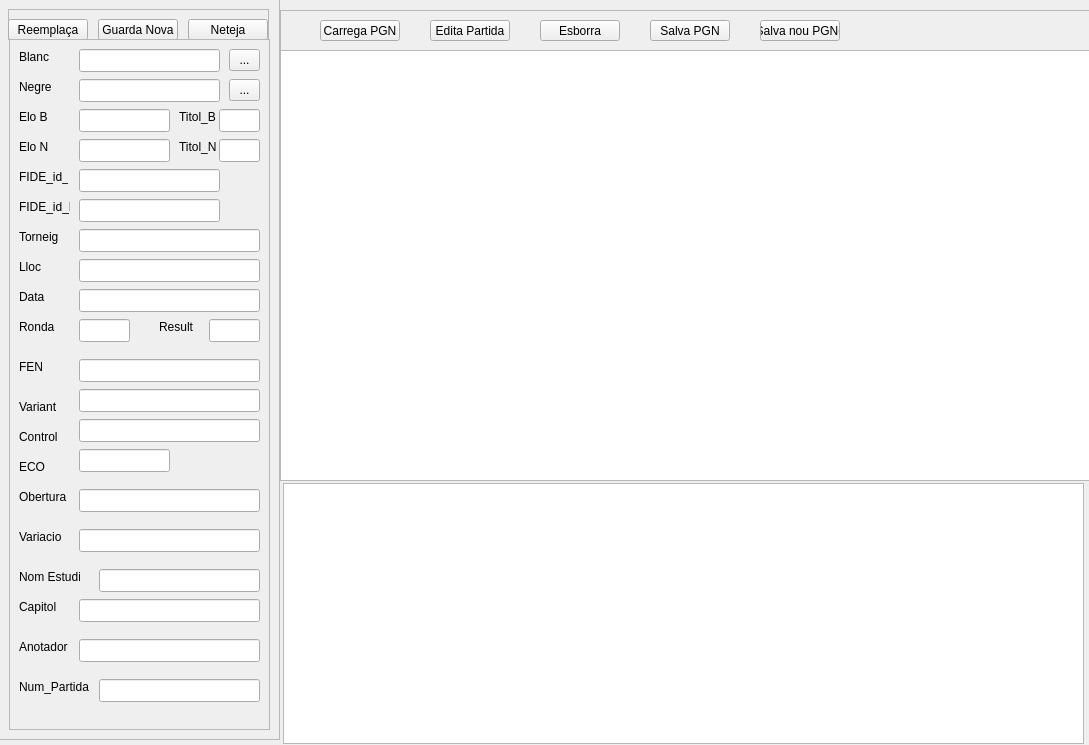
<?xml version="1.0" encoding="UTF-8"?>
<ui version="4.0">
 <class>Form</class>
 <widget class="QWidget" name="Form">
  <property name="geometry">
   <rect>
    <x>0</x>
    <y>0</y>
    <width>1089</width>
    <height>745</height>
   </rect>
  </property>
  <property name="windowTitle">
   <string>Form</string>
  </property>
  <widget class="QTableWidget" name="tableWidget">
   <property name="geometry">
    <rect>
     <x>280</x>
     <y>50</y>
     <width>811</width>
     <height>431</height>
    </rect>
   </property>
  </widget>
  <widget class="QFrame" name="frame">
   <property name="geometry">
    <rect>
     <x>-1</x>
     <y>-1</y>
     <width>281</width>
     <height>741</height>
    </rect>
   </property>
   <property name="frameShape">
    <enum>QFrame::Shape::StyledPanel</enum>
   </property>
   <property name="frameShadow">
    <enum>QFrame::Shadow::Raised</enum>
   </property>
   <widget class="QFrame" name="frame_2">
    <property name="geometry">
     <rect>
      <x>9</x>
      <y>10</y>
      <width>261</width>
      <height>31</height>
     </rect>
    </property>
    <property name="frameShape">
     <enum>QFrame::Shape::StyledPanel</enum>
    </property>
    <property name="frameShadow">
     <enum>QFrame::Shadow::Raised</enum>
    </property>
    <widget class="QPushButton" name="pushButton">
     <property name="geometry">
      <rect>
       <x>0</x>
       <y>10</y>
       <width>80</width>
       <height>21</height>
      </rect>
     </property>
     <property name="text">
      <string>Reemplaça</string>
     </property>
    </widget>
    <widget class="QPushButton" name="pushButton_2">
     <property name="geometry">
      <rect>
       <x>90</x>
       <y>10</y>
       <width>80</width>
       <height>21</height>
      </rect>
     </property>
     <property name="text">
      <string>Guarda Nova</string>
     </property>
    </widget>
    <widget class="QPushButton" name="pushButton_3">
     <property name="geometry">
      <rect>
       <x>180</x>
       <y>10</y>
       <width>80</width>
       <height>21</height>
      </rect>
     </property>
     <property name="text">
      <string>Neteja</string>
     </property>
    </widget>
   </widget>
   <widget class="QFrame" name="frame_3">
    <property name="geometry">
     <rect>
      <x>10</x>
      <y>40</y>
      <width>261</width>
      <height>691</height>
     </rect>
    </property>
    <property name="frameShape">
     <enum>QFrame::Shape::StyledPanel</enum>
    </property>
    <property name="frameShadow">
     <enum>QFrame::Shadow::Raised</enum>
    </property>
    <widget class="QLineEdit" name="lineEdit">
     <property name="geometry">
      <rect>
       <x>70</x>
       <y>10</y>
       <width>141</width>
       <height>23</height>
      </rect>
     </property>
    </widget>
    <widget class="QLabel" name="label">
     <property name="geometry">
      <rect>
       <x>10</x>
       <y>10</y>
       <width>49</width>
       <height>15</height>
      </rect>
     </property>
     <property name="text">
      <string>Blanc</string>
     </property>
    </widget>
    <widget class="QLineEdit" name="lineEdit_2">
     <property name="geometry">
      <rect>
       <x>70</x>
       <y>40</y>
       <width>141</width>
       <height>23</height>
      </rect>
     </property>
    </widget>
    <widget class="QLabel" name="label_2">
     <property name="geometry">
      <rect>
       <x>10</x>
       <y>40</y>
       <width>49</width>
       <height>15</height>
      </rect>
     </property>
     <property name="text">
      <string>Negre</string>
     </property>
    </widget>
    <widget class="QLabel" name="label_3">
     <property name="geometry">
      <rect>
       <x>10</x>
       <y>70</y>
       <width>49</width>
       <height>15</height>
      </rect>
     </property>
     <property name="text">
      <string>Elo B</string>
     </property>
    </widget>
    <widget class="QLineEdit" name="lineEdit_3">
     <property name="geometry">
      <rect>
       <x>70</x>
       <y>70</y>
       <width>91</width>
       <height>23</height>
      </rect>
     </property>
    </widget>
    <widget class="QLabel" name="label_4">
     <property name="geometry">
      <rect>
       <x>10</x>
       <y>100</y>
       <width>49</width>
       <height>15</height>
      </rect>
     </property>
     <property name="text">
      <string>Elo N</string>
     </property>
    </widget>
    <widget class="QLineEdit" name="lineEdit_4">
     <property name="geometry">
      <rect>
       <x>70</x>
       <y>100</y>
       <width>91</width>
       <height>23</height>
      </rect>
     </property>
    </widget>
    <widget class="QLineEdit" name="lineEdit_5">
     <property name="geometry">
      <rect>
       <x>70</x>
       <y>190</y>
       <width>181</width>
       <height>23</height>
      </rect>
     </property>
     <property name="text">
      <string/>
     </property>
    </widget>
    <widget class="QLabel" name="label_5">
     <property name="geometry">
      <rect>
       <x>10</x>
       <y>190</y>
       <width>49</width>
       <height>15</height>
      </rect>
     </property>
     <property name="text">
      <string>Torneig</string>
     </property>
    </widget>
    <widget class="QLineEdit" name="lineEdit_6">
     <property name="geometry">
      <rect>
       <x>70</x>
       <y>220</y>
       <width>181</width>
       <height>23</height>
      </rect>
     </property>
     <property name="text">
      <string/>
     </property>
    </widget>
    <widget class="QLabel" name="label_6">
     <property name="geometry">
      <rect>
       <x>10</x>
       <y>220</y>
       <width>49</width>
       <height>15</height>
      </rect>
     </property>
     <property name="text">
      <string>Lloc</string>
     </property>
    </widget>
    <widget class="QLineEdit" name="lineEdit_7">
     <property name="geometry">
      <rect>
       <x>70</x>
       <y>130</y>
       <width>141</width>
       <height>23</height>
      </rect>
     </property>
     <property name="text">
      <string/>
     </property>
    </widget>
    <widget class="QLabel" name="label_7">
     <property name="geometry">
      <rect>
       <x>10</x>
       <y>130</y>
       <width>49</width>
       <height>15</height>
      </rect>
     </property>
     <property name="text">
      <string>FIDE_id_B</string>
     </property>
    </widget>
    <widget class="QLabel" name="label_8">
     <property name="geometry">
      <rect>
       <x>10</x>
       <y>160</y>
       <width>51</width>
       <height>16</height>
      </rect>
     </property>
     <property name="text">
      <string>FIDE_id_N</string>
     </property>
    </widget>
    <widget class="QLineEdit" name="lineEdit_8">
     <property name="geometry">
      <rect>
       <x>70</x>
       <y>160</y>
       <width>141</width>
       <height>23</height>
      </rect>
     </property>
     <property name="text">
      <string/>
     </property>
    </widget>
    <widget class="QLineEdit" name="lineEdit_9">
     <property name="geometry">
      <rect>
       <x>70</x>
       <y>250</y>
       <width>181</width>
       <height>23</height>
      </rect>
     </property>
     <property name="text">
      <string/>
     </property>
    </widget>
    <widget class="QLabel" name="label_9">
     <property name="geometry">
      <rect>
       <x>10</x>
       <y>250</y>
       <width>49</width>
       <height>15</height>
      </rect>
     </property>
     <property name="text">
      <string>Data</string>
     </property>
    </widget>
    <widget class="QLabel" name="label_10">
     <property name="geometry">
      <rect>
       <x>10</x>
       <y>280</y>
       <width>49</width>
       <height>15</height>
      </rect>
     </property>
     <property name="text">
      <string>Ronda</string>
     </property>
    </widget>
    <widget class="QLineEdit" name="lineEdit_10">
     <property name="geometry">
      <rect>
       <x>70</x>
       <y>280</y>
       <width>51</width>
       <height>23</height>
      </rect>
     </property>
     <property name="text">
      <string/>
     </property>
    </widget>
    <widget class="QLineEdit" name="lineEdit_11">
     <property name="geometry">
      <rect>
       <x>200</x>
       <y>280</y>
       <width>51</width>
       <height>23</height>
      </rect>
     </property>
     <property name="text">
      <string/>
     </property>
    </widget>
    <widget class="QLabel" name="label_11">
     <property name="geometry">
      <rect>
       <x>150</x>
       <y>280</y>
       <width>49</width>
       <height>15</height>
      </rect>
     </property>
     <property name="text">
      <string>Result</string>
     </property>
    </widget>
    <widget class="QLabel" name="label_13">
     <property name="geometry">
      <rect>
       <x>170</x>
       <y>70</y>
       <width>49</width>
       <height>15</height>
      </rect>
     </property>
     <property name="text">
      <string>Titol_B</string>
     </property>
    </widget>
    <widget class="QLineEdit" name="lineEdit_12">
     <property name="geometry">
      <rect>
       <x>210</x>
       <y>70</y>
       <width>41</width>
       <height>23</height>
      </rect>
     </property>
     <property name="text">
      <string/>
     </property>
    </widget>
    <widget class="QLineEdit" name="lineEdit_13">
     <property name="geometry">
      <rect>
       <x>210</x>
       <y>100</y>
       <width>41</width>
       <height>23</height>
      </rect>
     </property>
     <property name="text">
      <string/>
     </property>
    </widget>
    <widget class="QLabel" name="label_14">
     <property name="geometry">
      <rect>
       <x>170</x>
       <y>100</y>
       <width>41</width>
       <height>16</height>
      </rect>
     </property>
     <property name="text">
      <string>Titol_N</string>
     </property>
    </widget>
    <widget class="QLabel" name="label_15">
     <property name="geometry">
      <rect>
       <x>10</x>
       <y>320</y>
       <width>49</width>
       <height>15</height>
      </rect>
     </property>
     <property name="text">
      <string>FEN</string>
     </property>
    </widget>
    <widget class="QLineEdit" name="lineEdit_14">
     <property name="geometry">
      <rect>
       <x>70</x>
       <y>320</y>
       <width>181</width>
       <height>23</height>
      </rect>
     </property>
     <property name="text">
      <string/>
     </property>
    </widget>
    <widget class="QLabel" name="label_16">
     <property name="geometry">
      <rect>
       <x>10</x>
       <y>360</y>
       <width>49</width>
       <height>15</height>
      </rect>
     </property>
     <property name="text">
      <string>Variant</string>
     </property>
    </widget>
    <widget class="QLineEdit" name="lineEdit_15">
     <property name="geometry">
      <rect>
       <x>70</x>
       <y>350</y>
       <width>181</width>
       <height>23</height>
      </rect>
     </property>
     <property name="text">
      <string/>
     </property>
    </widget>
    <widget class="QLineEdit" name="lineEdit_16">
     <property name="geometry">
      <rect>
       <x>70</x>
       <y>380</y>
       <width>181</width>
       <height>23</height>
      </rect>
     </property>
     <property name="text">
      <string/>
     </property>
    </widget>
    <widget class="QLabel" name="label_17">
     <property name="geometry">
      <rect>
       <x>10</x>
       <y>390</y>
       <width>49</width>
       <height>15</height>
      </rect>
     </property>
     <property name="text">
      <string>Control</string>
     </property>
    </widget>
    <widget class="QLineEdit" name="lineEdit_17">
     <property name="geometry">
      <rect>
       <x>70</x>
       <y>410</y>
       <width>91</width>
       <height>23</height>
      </rect>
     </property>
     <property name="text">
      <string/>
     </property>
    </widget>
    <widget class="QLabel" name="label_18">
     <property name="geometry">
      <rect>
       <x>10</x>
       <y>420</y>
       <width>49</width>
       <height>15</height>
      </rect>
     </property>
     <property name="text">
      <string>ECO</string>
     </property>
    </widget>
    <widget class="QLineEdit" name="lineEdit_18">
     <property name="geometry">
      <rect>
       <x>70</x>
       <y>450</y>
       <width>181</width>
       <height>23</height>
      </rect>
     </property>
     <property name="text">
      <string/>
     </property>
    </widget>
    <widget class="QLabel" name="label_19">
     <property name="geometry">
      <rect>
       <x>10</x>
       <y>450</y>
       <width>49</width>
       <height>15</height>
      </rect>
     </property>
     <property name="text">
      <string>Obertura</string>
     </property>
    </widget>
    <widget class="QLabel" name="label_20">
     <property name="geometry">
      <rect>
       <x>10</x>
       <y>530</y>
       <width>61</width>
       <height>16</height>
      </rect>
     </property>
     <property name="text">
      <string>Nom Estudi</string>
     </property>
    </widget>
    <widget class="QLineEdit" name="lineEdit_19">
     <property name="geometry">
      <rect>
       <x>90</x>
       <y>530</y>
       <width>161</width>
       <height>23</height>
      </rect>
     </property>
     <property name="text">
      <string/>
     </property>
    </widget>
    <widget class="QLineEdit" name="lineEdit_20">
     <property name="geometry">
      <rect>
       <x>70</x>
       <y>600</y>
       <width>181</width>
       <height>23</height>
      </rect>
     </property>
     <property name="text">
      <string/>
     </property>
    </widget>
    <widget class="QLabel" name="label_21">
     <property name="geometry">
      <rect>
       <x>10</x>
       <y>600</y>
       <width>61</width>
       <height>16</height>
      </rect>
     </property>
     <property name="text">
      <string>Anotador</string>
     </property>
    </widget>
    <widget class="QLineEdit" name="lineEdit_21">
     <property name="geometry">
      <rect>
       <x>90</x>
       <y>640</y>
       <width>161</width>
       <height>23</height>
      </rect>
     </property>
    </widget>
    <widget class="QLabel" name="label_12">
     <property name="geometry">
      <rect>
       <x>10</x>
       <y>640</y>
       <width>81</width>
       <height>16</height>
      </rect>
     </property>
     <property name="text">
      <string>Num_Partida</string>
     </property>
    </widget>
    <widget class="QToolButton" name="toolButton">
     <property name="geometry">
      <rect>
       <x>220</x>
       <y>10</y>
       <width>31</width>
       <height>22</height>
      </rect>
     </property>
     <property name="text">
      <string>...</string>
     </property>
    </widget>
    <widget class="QToolButton" name="toolButton_2">
     <property name="geometry">
      <rect>
       <x>220</x>
       <y>40</y>
       <width>31</width>
       <height>22</height>
      </rect>
     </property>
     <property name="text">
      <string>...</string>
     </property>
    </widget>
    <widget class="QLabel" name="label_22">
     <property name="geometry">
      <rect>
       <x>10</x>
       <y>490</y>
       <width>49</width>
       <height>15</height>
      </rect>
     </property>
     <property name="text">
      <string>Variacio</string>
     </property>
    </widget>
    <widget class="QLineEdit" name="lineEdit_22">
     <property name="geometry">
      <rect>
       <x>70</x>
       <y>490</y>
       <width>181</width>
       <height>23</height>
      </rect>
     </property>
     <property name="text">
      <string/>
     </property>
    </widget>
    <widget class="QLineEdit" name="lineEdit_23">
     <property name="geometry">
      <rect>
       <x>70</x>
       <y>560</y>
       <width>181</width>
       <height>23</height>
      </rect>
     </property>
     <property name="text">
      <string/>
     </property>
    </widget>
    <widget class="QLabel" name="label_23">
     <property name="geometry">
      <rect>
       <x>10</x>
       <y>560</y>
       <width>61</width>
       <height>16</height>
      </rect>
     </property>
     <property name="text">
      <string>Capitol</string>
     </property>
    </widget>
   </widget>
  </widget>
  <widget class="QFrame" name="frame_4">
   <property name="geometry">
    <rect>
     <x>280</x>
     <y>10</y>
     <width>811</width>
     <height>41</height>
    </rect>
   </property>
   <property name="frameShape">
    <enum>QFrame::Shape::StyledPanel</enum>
   </property>
   <property name="frameShadow">
    <enum>QFrame::Shadow::Raised</enum>
   </property>
   <widget class="QPushButton" name="pushButton_4">
    <property name="geometry">
     <rect>
      <x>40</x>
      <y>10</y>
      <width>80</width>
      <height>21</height>
     </rect>
    </property>
    <property name="text">
     <string>Carrega PGN</string>
    </property>
   </widget>
   <widget class="QPushButton" name="pushButton_5">
    <property name="geometry">
     <rect>
      <x>150</x>
      <y>10</y>
      <width>80</width>
      <height>21</height>
     </rect>
    </property>
    <property name="text">
     <string>Edita Partida</string>
    </property>
   </widget>
   <widget class="QPushButton" name="pushButton_6">
    <property name="geometry">
     <rect>
      <x>260</x>
      <y>10</y>
      <width>80</width>
      <height>21</height>
     </rect>
    </property>
    <property name="text">
     <string>Esborra</string>
    </property>
   </widget>
   <widget class="QPushButton" name="pushButton_7">
    <property name="geometry">
     <rect>
      <x>370</x>
      <y>10</y>
      <width>80</width>
      <height>21</height>
     </rect>
    </property>
    <property name="text">
     <string>Salva PGN</string>
    </property>
   </widget>
   <widget class="QPushButton" name="pushButton_8">
    <property name="geometry">
     <rect>
      <x>480</x>
      <y>10</y>
      <width>80</width>
      <height>21</height>
     </rect>
    </property>
    <property name="text">
     <string>Salva nou PGNç</string>
    </property>
   </widget>
  </widget>
  <widget class="QTextEdit" name="textEdit">
   <property name="geometry">
    <rect>
     <x>283</x>
     <y>483</y>
     <width>801</width>
     <height>261</height>
    </rect>
   </property>
  </widget>
 </widget>
 <resources/>
 <connections/>
</ui>
